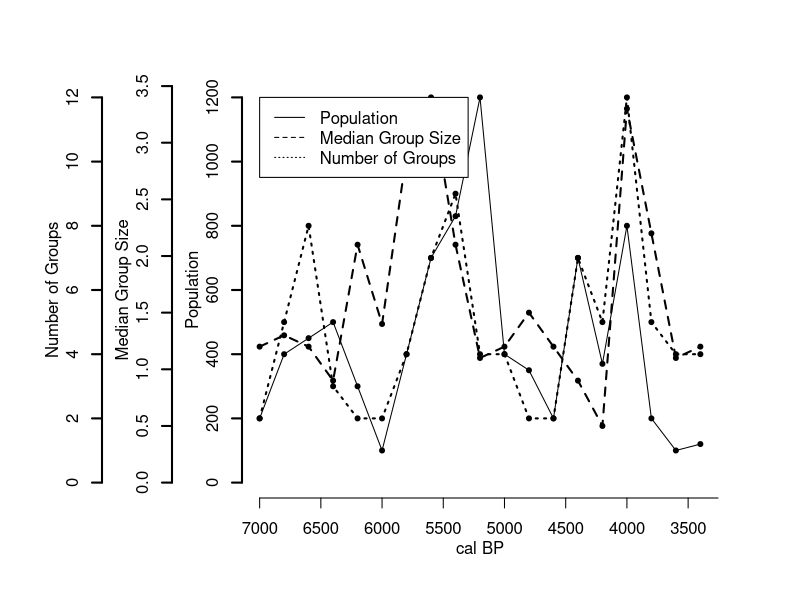

Write the R code that produced this figure.
## ---- chunk 1

library(ggplot2)
time<-seq(7000,3400,-200)
pop<-c(200,400,450,500,300,100,400,700,830,1200,400,350,200,700,370,800,200,100,120)
grp<-c(2,5,8,3,2,2,4,7,9,4,4,2,2,7,5,12,5,4,4)
med<-c(1.2,1.3,1.2,0.9,2.1,1.4,2.9,3.4,2.1,1.1,1.2,1.5,1.2,0.9,0.5,3.3,2.2,1.1,1.2)

par(mar=c(5, 12, 4, 4) + 0.1)


##agrega 3 plots


#AQUÍ PLOTEA LA VARIABLE POP=> PLOT 1
plot(time, pop, axes=F, ylim=c(0,max(pop)), xlab="", ylab="",type="l",col="black", main="",xlim=c(7000,3400))
points(time,pop,pch=20,col="black")
axis(2, ylim=c(0,max(pop)),col="black",lwd=2)
mtext(2,text="Population",line=2)

#AQUÍ PLOTEA LA VARIABLE MED=> PLOT 2
par(new=T)
plot(time, med, axes=F, ylim=c(0,max(med)), xlab="", ylab="", 
type="l",lty=2, main="",xlim=c(7000,3400),lwd=2)
axis(2, ylim=c(0,max(med)),lwd=2,line=3.5)
points(time, med,pch=20)
mtext(2,text="Median Group Size",line=5.5)

#AQUÍ PLOTEA LA VARIABLE GRP=> PLOT 3
par(new=T)
plot(time, grp, axes=F, ylim=c(0,max(grp)), xlab="", ylab="", 
type="l",lty=3, main="",xlim=c(7000,3400),lwd=2)
axis(2, ylim=c(0,max(grp)),lwd=2,line=7)
points(time, grp,pch=20)
mtext(2,text="Number of Groups",line=9)


###DEFINIMOS EJE X CON LA VARIABLE QUE COMPARTEN LAS 3 DE LA Y
axis(1,pretty(range(time),10))
mtext("cal BP",side=1,col="black",line=2)

#AÑADIMOSA LEYENDA
legend(x=7000,y=12,legend=c("Population","Median Group Size","Number of Groups"),lty=c(1,2,3))


